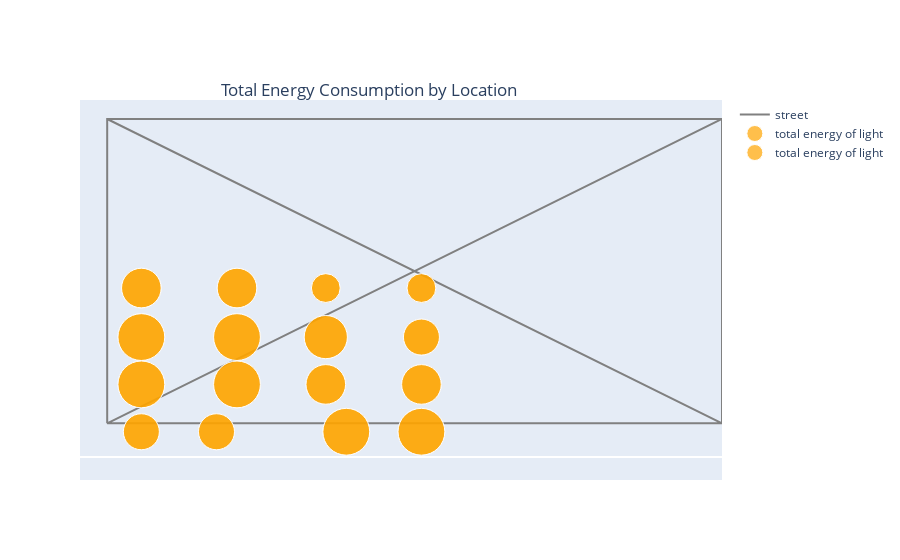

Notebook code for this chart:
### Markdown cell above
## Energy Consumption by Location

### Code cell
# plot street
# fig = go.Figure(data=go.Scatter(
#     x = [100,100,1000,1000,100,1000,1000,100,1000],
#     y = [100,1000,1000,100,100,1000,1000,1000,100],
# 	mode="lines",
# 	line=go.scatter.Line(color="grey"),
# 	showlegend=True,
# 	name='street'
# ))

# plot light
fig.add_trace(go.Scatter(
    x=overall['light_x'],
    y=overall['light_y'],
    mode='markers',
    name='total energy of light',
    marker=dict(size=overall['total_energy']/50000,color="orange")
))

# update layout
fig.update_xaxes(showticklabels=False)
fig.update_yaxes(showticklabels=False)
# fig.update_yaxes(tickvals=[100,1000])
# fig.update_xaxes(tickvals=[100,1000])
fig.update_xaxes(showgrid=False)
fig.update_yaxes(showgrid=False)
fig.update_layout(title={
        'text': "Total Energy Consumption by Location",
        'y':0.85,
        'x':0.41,
        'xanchor': 'center',
        'yanchor': 'top'},
        # legend_title="Legend",
        font=dict(
        size=12,
        ))

fig.show()

### Figure 1 — Plotly figure (JSON) as saved in the notebook; plotly's stock layout.template omitted (floating-point values rounded to 4 significant figures)
{"data": [{"line": {"color": "grey"}, "mode": "lines", "name": "street", "showlegend": true, "type": "scatter", "x": [100, 100, 1000, 1000, 100, 1000, 1000, 100, 1000], "y": [100, 1000, 1000, 100, 100, 1000, 1000, 1000, 100]}, {"marker": {"color": "orange", "size": [36.0, 36.0, 46.8, 46.8, 46.8, 46.8, 46.8, 46.8, 39.6, 43.2, 39.6, 36, 39.6, 39.6, 28.8, 28.8]}, "mode": "markers", "name": "total energy of light", "type": "scatter", "x": [150, 260, 450, 560, 150, 150, 290, 290, 420, 420, 560, 560, 150, 290, 420, 560], "y": [75, 75, 75, 75, 215, 355, 215, 355, 215, 355, 215, 355, 500, 500, 500, 500]}, {"marker": {"color": "orange", "size": [36.0, 36.0, 46.8, 46.8, 46.8, 46.8, 46.8, 46.8, 39.6, 43.2, 39.6, 36, 39.6, 39.6, 28.8, 28.8]}, "mode": "markers", "name": "total energy of light", "type": "scatter", "x": [150, 260, 450, 560, 150, 150, 290, 290, 420, 420, 560, 560, 150, 290, 420, 560], "y": [75, 75, 75, 75, 215, 355, 215, 355, 215, 355, 215, 355, 500, 500, 500, 500]}], "layout": {"font": {"size": 12}, "title": {"text": "Total Energy Consumption by Location", "x": 0.41, "xanchor": "center", "y": 0.85, "yanchor": "top"}, "xaxis": {"showgrid": false, "showticklabels": false}, "yaxis": {"showgrid": false, "showticklabels": false}}}
